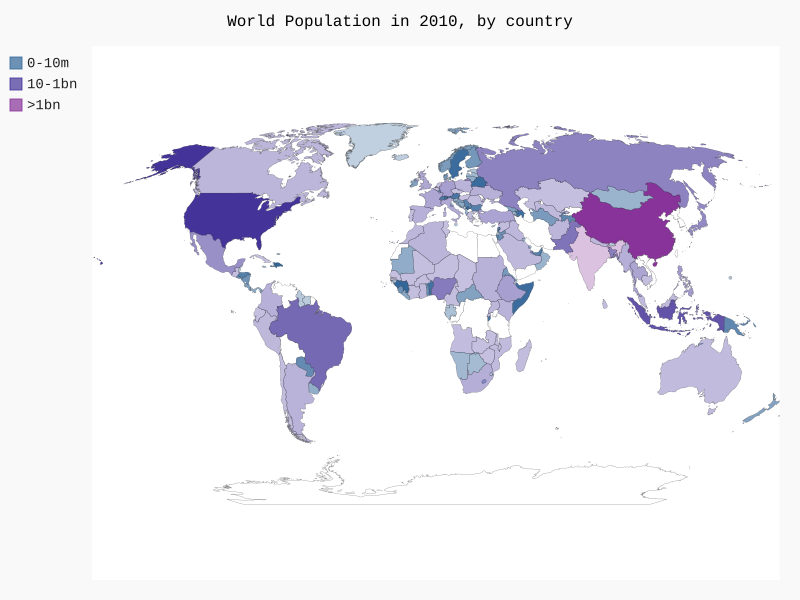

The Python source for this figure:
import json
from country_codes import get_country_code
import pygal.maps.world
from pygal.style import RotateStyle

file_name = 'population_data.json'
with open(file_name) as f:
    pop_data = json.load(f)


cc_populations = {}
for pop_dict in pop_data:
    if pop_dict['Year'] == '2010':
        country = pop_dict['Country Name']
        population = int(float(pop_dict['Value']))
        code = get_country_code(country)
        if(code):
            cc_populations[code] = population

cc_pops_1, cc_pops_2, cc_pops_3 = {}, {}, {}
for cc, pop in cc_populations.items():
    if pop < 10000000:
        cc_pops_1[cc] = pop
    elif pop < 1000000000:
        cc_pops_2[cc] = pop
    else:
        cc_pops_3[cc] = pop

print(len(cc_pops_1), len(cc_pops_2), len(cc_pops_3))
wm_style = RotateStyle('#336699')
wm = pygal.maps.world.World(style=wm_style)
wm.title = 'World Population in 2010, by country'
wm.add('0-10m', cc_pops_1)
wm.add('10-1bn', cc_pops_2)
wm.add('>1bn', cc_pops_3)

wm.render_to_file('world_population.svg')
